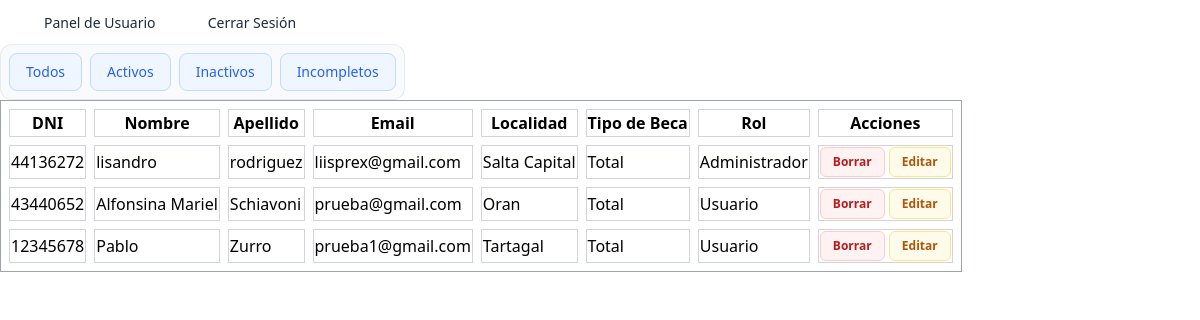
Screenshot of /vistas/panel_admin.php (signed in) with the database file from the repository.
### tables this page shows
CREATE TABLE `usuarios` (
  `id_usuario` int(11) NOT NULL,
  `dni` varchar(10) NOT NULL,
  `nombre` varchar(60) NOT NULL,
  `apellido` varchar(60) NOT NULL,
  `id_localidad` int(11) NOT NULL,
  `email` varchar(120) NOT NULL,
  `contraseña` varchar(60) NOT NULL,
  `estado` tinyint(1) NOT NULL,
  `id_beca` int(11) DEFAULT NULL,
  `id_rol` tinyint(4) NOT NULL DEFAULT 2
);

CREATE TABLE `localidades` (
  `id_localidad` int(11) NOT NULL,
  `nombre_localidad` varchar(60) NOT NULL
);

CREATE TABLE `tipo_beca` (
  `id_beca` int(11) NOT NULL,
  `nombre_beca` varchar(50) NOT NULL
);

CREATE TABLE `roles` (
  `id_rol` tinyint(4) NOT NULL,
  `nombre_rol` varchar(30) NOT NULL
);

### modelos/UsuarioModelo.php (called while the page is built, shortened)
<?php
    class UsuarioModelo{
        private $pdo;
        public function __construct(PDO $pdo){
            $this->pdo = $pdo;
        }
        public function listarConFiltro($filtro): array{
            $sql = "SELECT usuarios.id_usuario, usuarios.dni, usuarios.nombre, usuarios.apellido,
                usuarios.email, usuarios.estado,localidades.nombre_localidad,tipo_beca.nombre_beca,
                roles.nombre_rol FROM usuarios JOIN localidades USING(id_localidad) LEFT JOIN tipo_beca USING(id_beca) JOIN roles USING(id_rol)";
            $stmt =$this->pdo->prepare($sql);
            $stmt->execute();
            return $stmt->fetchAll(PDO::FETCH_ASSOC);
        }
    }
?>

### vistas/panel_admin.php (the view, shortened to what this page needs)
<?php
$filtro = $_GET["filtro"] ?? 'todos';
require_once("../config/conexion.php");
require_once("../modelos/UsuarioModelo.php");
$usuario =  new UsuarioModelo($pdo);
$datosUsuario = $usuario->listarConFiltro($filtro);
require_once("parciales/header_admin.php");
?>
<form method="GET" class="flex flex-wrap items-center gap-2 p-2 bg-gray-50 rounded-xl max-w-max border border-gray-200/80">
  <button type="submit" name="filtro" value="todos" class="px-4 py-2 text-sm font-medium rounded-lg text-blue-600 bg-blue-50 border border-blue-200 transition-all hover:bg-blue-100 focus:outline-none focus:ring-2 focus:ring-blue-500/20">
    Todos</button>
  <button type="submit" name="filtro" value="activos" class="px-4 py-2 text-sm font-medium rounded-lg text-blue-600 bg-blue-50 border border-blue-200 transition-all hover:bg-blue-100 focus:outline-none focus:ring-2 focus:ring-blue-500/20">
    Activos</button>
  <button type="submit" name="filtro" value="inactivos" class="px-4 py-2 text-sm font-medium rounded-lg text-blue-600 bg-blue-50 border border-blue-200 transition-all hover:bg-blue-100 focus:outline-none focus:ring-2 focus:ring-blue-500/20">
    Inactivos</button>
  <button type="submit" name="filtro" value="incompletos" class="px-4 py-2 text-sm font-medium rounded-lg text-blue-600 bg-blue-50 border border-blue-200 transition-all hover:bg-blue-100 focus:outline-none focus:ring-2 focus:ring-blue-500/20">
    Incompletos</button>
</form>
<table class="border-separate border-spacing-2 border border-gray-400 dark:border-gray-500">
  <thead>
    <tr>
      <th class="border border-gray-300 dark:border-gray-600">DNI</th>
      <th class="border border-gray-300 dark:border-gray-600">Nombre</th>
      <th class="border border-gray-300 dark:border-gray-600">Apellido</th>
      <th class="border border-gray-300 dark:border-gray-600">Email</th>
      <th class="border border-gray-300 dark:border-gray-600">Localidad</th>
      <th class="border border-gray-300 dark:border-gray-600">Tipo de Beca</th>
      <th class="border border-gray-300 dark:border-gray-600">Rol</th>
      <th class="border border-gray-300 dark:border-gray-600">Acciones</th>
    </tr>
  </thead>
  <tbody>
    <?php foreach ($datosUsuario as $u): ?>
    <tr >
        <td class="border border-gray-300 dark:border-gray-700"><?=  htmlspecialchars($u['dni']); ?></td>
        <td class="border border-gray-300 dark:border-gray-700"><?= htmlspecialchars($u['nombre']); ?></td>
        <td class="border border-gray-300 dark:border-gray-700"><?= htmlspecialchars($u['apellido']); ?></td>
        <td class="border border-gray-300 dark:border-gray-700"><?=  htmlspecialchars($u['email']); ?></td>
        <td class="border border-gray-300 dark:border-gray-700"><?=  htmlspecialchars($u['nombre_localidad']); ?></td>
        <td class="border border-gray-300 dark:border-gray-700"><?=  htmlspecialchars($u['nombre_beca']); ?></td>
        <td class="border border-gray-300 dark:border-gray-700"><?=  htmlspecialchars($u['nombre_rol']); ?></td>
        <td class="border border-gray-300 dark:border-gray-700">
                <?php if ($u['estado'] == 1): ?>
                    <a href="../controladores/borrar.php?id=<?= (int)$u['id_usuario'] ?>" class="inline-flex items-center px-3 py-1.5 text-xs font-semibold rounded-md text-red-700 bg-red-50 border border-red-200 transition-colors duration-150 hover:bg-red-100 dark:bg-red-950/40 dark:text-red-400 dark:border-red-900/50 dark:hover:bg-red-950/60
                      " onclick="return confirm('¿Está seguro de dar de baja a este usuario?')">
                        Borrar
                    </a>
                <?php endif; ?>
                <a href="editar.php?id=<?= (int)$u['id_usuario']?>"
                class="inline-flex items-center px-3 py-1.5 text-xs font-semibold rounded-md text-amber-700 bg-amber-50 border border-amber-200 transition-colors duration-150 hover:bg-amber-100 dark:bg-amber-950/40 dark:text-amber-400 dark:border-amber-900/50 dark:hover:bg-amber-950/60
">
                     Editar</a>
        </td>
    </tr>
    <?php endforeach; ?>
  </tbody>
</table>
                </body>
                </html>

### vistas/parciales/header_admin.php (shortened to what this page needs)
<!DOCTYPE html>
<html lang="en">
<head>
    <script src="https://cdn.tailwindcss.com"></script>
</head>
<body>
    <nav class="bg-white border-gray-200 px-4 lg:px-6 py-2.5 dark:bg-gray-800" >
        <a href="../vistas/panel.php" class="text-gray-800 dark:text-white hover:bg-gray-50 focus:ring-4 focus:ring-gray-300 font-medium rounded-lg text-sm px-4 lg:px-5 py-2 lg:py-2.5 mr-2 dark:hover:bg-gray-700 focus:outline-none dark:focus:ring-gray-800">Panel de Usuario</a>
        <a href="../controladores/logout.php" class="text-gray-800 dark:text-white hover:bg-gray-50 focus:ring-4 focus:ring-gray-300 font-medium rounded-lg text-sm px-4 lg:px-5 py-2 lg:py-2.5 mr-2 dark:hover:bg-gray-700 focus:outline-none dark:focus:ring-gray-800">Cerrar Sesión</a>
    </nav>

### rows the page displays
usuarios: dni "44136272", nombre "lisandro", apellido "rodriguez", email "liisprex@gmail.com", id_localidad.nombre_localidad "Salta Capital", id_beca.nombre_beca "Total", id_rol.nombre_rol "Administrador"
usuarios: dni "43440652", nombre "Alfonsina Mariel", apellido "Schiavoni", email "prueba@gmail.com", id_localidad.nombre_localidad "Oran", id_beca.nombre_beca "Total", id_rol.nombre_rol "Usuario"
usuarios: dni "12345678", nombre "Pablo", apellido "Zurro", email "prueba1@gmail.com", id_localidad.nombre_localidad "Tartagal", id_beca.nombre_beca "Total", id_rol.nombre_rol "Usuario"
